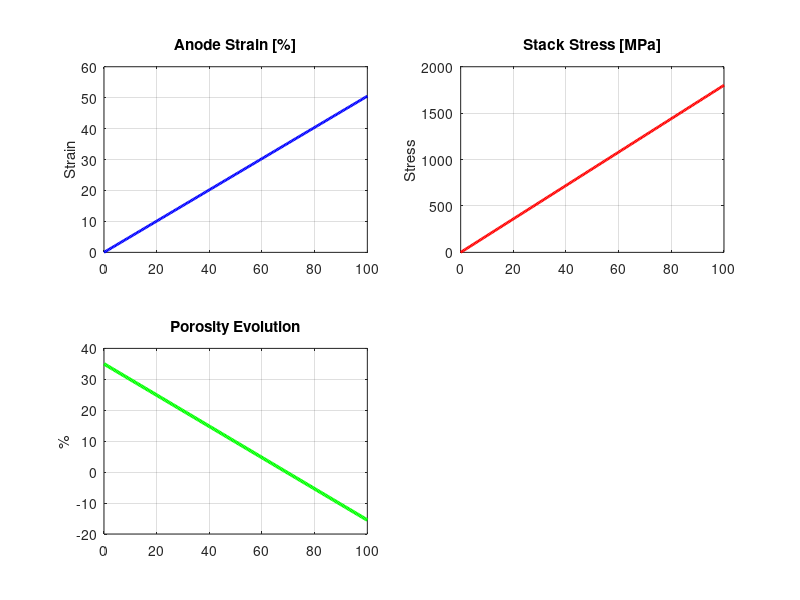

Write MATLAB code to recreate this figure. (Note: this script raises an error after producing the figure.)
%% Combined Mechanical Model: Si-Gr Composite Anode (NMC Cell)
% This script models cell-level expansion/stress AND particle-level stress.
clear; clc; close all;

%% 1. Configuration & User Inputs
Si_wt_percent = 15;          % Silicon weight % in active material
Gr_wt_percent = 85;          % Graphite weight % in active material
BoundaryCondition = 'fixed'; % Options: 'fixed' or 'free'

% Initial Geometry (L0)
d0_anode = 65e-6;            % Anode thickness [m]
d0_cathode = 55e-6;          % Cathode thickness [m]
d0_sep = 12e-6;              % Separator thickness [m]
Area = 0.012;                % Electrode Area [m^2]

% Mechanical Stiffness (Young's Moduli in Pa)
E_anode = 12e9; 
E_cathode = 25e9; 
E_sep = 1.2e9; 

%% 2. Particle-Level Model Parameters (Zhang et al. 2007)
R_p = 5e-6;                 % Particle radius [m]
D_s = 1e-14;                % Diffusion coefficient [m^2/s]
Omega = 3.497e-6;           % Partial molar volume [m^3/mol]
nu = 0.3;                   % Poisson's ratio
F = 96485;                  % Faraday's constant [C/mol]
C_rate = 1;                 % Applied C-rate (1C)
Capacity = 372 * 3600;      % Theoretical capacity [As/kg]
i_n = (Capacity * R_p * 2000) / (3 * 3600); % Surface current density

%% 3. Load and Process Data
% Note: Using try/catch to ensure script runs even if external files are missing
try
    load('mechanicalProperties.mat'); 
    extractData = @(s) cell2mat(struct2cell(s)');
    anode_exp = readtable('Dilatometer_Anode.xlsx');
    cathode_exp = readtable('Dilatometer_Cathode.xlsx');
    
    SoC_sim = linspace(0, 1, 200)';
    si_raw = extractData(mech.SiO_Ch);
    eps_Si = interp1(si_raw(:,1), si_raw(:,2) - 1, SoC_sim, 'linear', 'extrap');
    gr_raw = extractData(mech.Gr_Ch);
    eps_Gr = interp1(gr_raw(:,1), gr_raw(:,2), SoC_sim, 'linear', 'extrap');
    nmc_raw = extractData(mech.NMC_Dch);
    eps_NMC = interp1(nmc_raw(:,1), nmc_raw(:,2), SoC_sim, 'linear', 'extrap');
catch
    warning('Data files not found. Using synthetic SoC/Strain vectors.');
    SoC_sim = linspace(0, 1, 200)';
    eps_Si = SoC_sim * 2.8; % Si expands ~280%
    eps_Gr = SoC_sim * 0.1; % Gr expands ~10%
    eps_NMC = -SoC_sim * 0.02; 
end

%% 4. Macro-Scale: Composite Expansion & Cell Stress
% Anode Composite Strain
eps_anode_total = (Si_wt_percent/100)*eps_Si + (Gr_wt_percent/100)*eps_Gr;

% Total free thickness change
delta_L_free_anode = d0_anode * eps_anode_total;
delta_L_free_cathode = d0_cathode * eps_NMC;
delta_L_total = delta_L_free_anode + delta_L_free_cathode;

% Total cell compliance
Compliance_cell = (d0_anode/(E_anode*Area)) + ...
                  (d0_cathode/(E_cathode*Area)) + ...
                  (d0_sep/(E_sep*Area));

if strcmp(BoundaryCondition, 'fixed')
    Force = delta_L_total / Compliance_cell;
    Stress_cell = Force / Area; 
else
    Stress_cell = zeros(size(SoC_sim));
end

% Porosity Calculation (RE-ADDED HERE)
phi_0 = 0.35; 
V_pore_0 = d0_anode * Area * phi_0;
V_solid_growth = delta_L_free_anode * Area;
New_Porosity = (V_pore_0 - V_solid_growth) / (d0_anode * Area);

%% 5. Micro-Scale: Particle Stress (Improved Implicit Solver)
Nr = 50; 
r = linspace(0, R_p, Nr)'; % Column vector
dr = r(2) - r(1);
% Calculate total time for 1C (3600s) and find correct dt
total_time = 3600; 
time_steps = length(SoC_sim);
dt = total_time / time_steps; 

c = zeros(Nr, time_steps); 
flux = i_n / F; 

% Precompute Implicit Matrix (A * c_next = c_now + b)
% Equation: c_i^{n+1} - dt*D_s*(Laplacian) = c_i^n
Fo = D_s * dt / dr^2;
A = zeros(Nr, Nr);

for i = 2:Nr-1
    % Spherical diffusion: (d2c/dr2 + 2/r * dc/dr)
    gamma = Fo * (1 / r(i) * dr); % Term for 2/r * dc/drwwwww
    A(i, i-1) = -Fo + gamma;
    A(i, i)   = 1 + 2*Fo;
    A(i, i+1) = -Fo - gamma;
end

% Boundary Condition: Center (r=0) -> Symmetry (L'Hopital's rule: 3 * d2c/dr2)
A(1, 1) = 1 + 6*Fo;
A(1, 2) = -6*Fo;

% Boundary Condition: Surface (r=R) -> Constant Flux
A(Nr, Nr-1) = -1;
A(Nr, Nr)   = 1;

for t = 1:time_steps-1
    B = c(:, t);
    B(Nr) = (flux * dr / D_s); % Neumann BC RHS
    c(:, t+1) = A \ B;
end

% 2. Radial and Tangential Stress (Numerically Stable Version)
sigma_r = zeros(Nr, time_steps);
sigma_t = zeros(Nr, time_steps);
const_r = (2*Omega*E_anode)/(9*(1-nu));
const_t = (Omega*E_anode)/(9*(1-nu));

for t = 1:time_steps
    % Global average concentration
    c_avg = (3/R_p^3) * trapz(r, c(:,t).*r.^2);
    
    % Cumulative integral for local averages
    int_val = cumtrapz(r, c(:,t).*r.^2);
    
    for i = 2:Nr
        % Local average concentration up to radius r(i)
        avg_local = (3/r(i)^3) * int_val(i);
        
        sigma_r(i,t) = const_r * (c_avg - avg_local);
        sigma_t(i,t) = const_t * (2*c_avg + avg_local - 3*c(i,t));
    end
    
    % CORRECT CENTER LIMIT: At r=0, avg_local = c(r=0)
    % This ensures the stresses converge to the same point at the origin
    sigma_r(1,t) = const_r * (c_avg - c(1,t));
    sigma_t(1,t) = sigma_r(1,t); 
    
    % Linear smoothing for the first point to remove residual dr noise
    sigma_r(2,t) = (sigma_r(1,t) + sigma_r(3,t)) / 2;
    sigma_t(2,t) = (sigma_t(1,t) + sigma_t(3,t)) / 2;
end

%% 6. Visualization
% Figure 1: Macro-Scale (Cell)
figure('Color', 'w', 'Name', 'Cell-Level Mechanics', 'Position', [100 100 1000 700]);
subplot(2,2,1);
plot(SoC_sim*100, eps_anode_total*100, 'b', 'LineWidth', 2); hold on;
title('Anode Strain [%]'); ylabel('Strain'); grid on;

subplot(2,2,2);
plot(SoC_sim*100, Stress_cell/1e6, 'r', 'LineWidth', 2);
title('Stack Stress [MPa]'); ylabel('Stress'); grid on;

subplot(2,2,3);
plot(SoC_sim*100, New_Porosity*100, 'g', 'LineWidth', 2.5);
title('Porosity Evolution'); ylabel('%'); grid on;
yline(0, '--r');

subplot(2,2,4);
plot(SoC_sim*100, delta_L_total*1e6, 'm', 'LineWidth', 2);
title('Total Thickening [\mum]'); ylabel('\Delta L'); grid on;

% Figure 2: Micro-Scale (Particle)
figure('Color', 'w', 'Name', 'Particle-Level Mechanics', 'Position', [150 150 1000 700]);
subplot(2,2,1);
plot(r/R_p, c(:, end), 'LineWidth', 2);
title('Concentration Gradient'); xlabel('r/R'); grid on;

subplot(2,2,2);
plot(r/R_p, sigma_r(:, end)/1e6, 'b', 'LineWidth', 1.5); hold on;
plot(r/R_p, sigma_t(:, end)/1e6, 'r', 'LineWidth', 1.5);
title('Particle Stress Profile'); ylabel('MPa'); legend('\sigma_r', '\sigma_t'); grid on;
xlabel('r/R');


subplot(2,2,3);
plot(SoC_sim*100, sigma_t(Nr, :)/1e6, 'r', 'LineWidth', 2);
title('Surface Tangential Stress'); xlabel('SoC %'); grid on;

subplot(2,2,4);
max_vals = [max(Stress_cell)/1e6, max(sigma_t(:))/1e6];
bar({'Stack', 'Particle'}, max_vals);
title('Max Stress Comparison [MPa]'); grid on;

% Console Summary
fprintf('--- Results ---\n');
fprintf('Max Stack Stress: %.2f MPa\n', max(Stress_cell/1e6));
fprintf('Max Particle Stress: %.2f MPa\n', max(sigma_t(:)/1e6));
fprintf('Final Porosity: %.2f%%\n', New_Porosity(end)*100);
